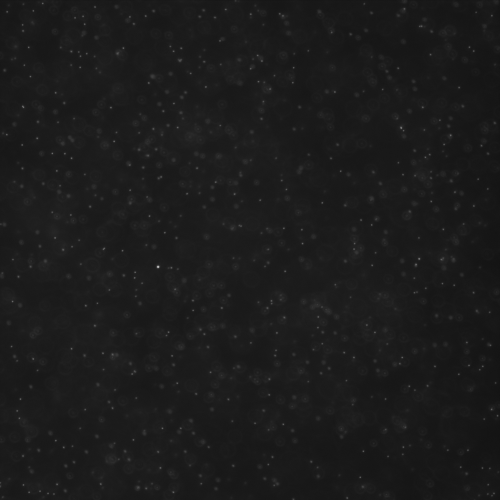
#> input picture upiv/p88.bmp, 1000 x 1000 px (shown at 1/2 size)
$ jupyter execute s0.ipynb   (shell and % lines are left out)   (older library calls are emulated)
#> lines starting #> are read from the running program, lines starting #| are printed output that depends on the picture; after the words box and inside, x2 and y2 are one past the last pixel; in counts of white or black regions, pixels touching at a corner belong together
[cell 1]

import matplotlib.pyplot as plt
import numpy as np
import cv2

[cell 2]
img = cv2.imread('p88.bmp')
#> img is the input picture: shape (1000, 1000, 3); min 18, max 210, mean 27.5

imgshape = (100,100,3)
simg = np.zeros(imgshape,dtype='uint8')
pimg = np.zeros(imgshape,dtype='uint8')

for r in range(imgshape[0]):
    for c in range(imgshape[1]):
        simg[r,c] = img[200+r,600+c]
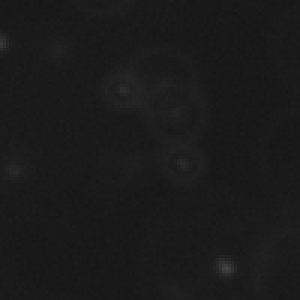
#> simg: shape (100, 100, 3) (shown 3 times larger); min 22, max 66, mean 26.3

# histogram cuts
lb = 30.5
hb = lb+1
#hb = 50.5

# clipping histogram
case = 2

if case == 1:
    for r in range(imgshape[0]):
        for c in range(imgshape[1]):
            if simg[r,c,0] < lb:
                pimg[r,c] = [0,0,0]
            elif simg[r,c,0] < hb:
                pimg[r,c] = simg[r,c]
            else:
                pimg[r,c] = [255,255,255]
                #pimg[r,c] = [0,0,0]

if case == 2:
    for r in range(imgshape[0]):
        for c in range(imgshape[1]):
            if simg[r,c,0] < lb:
                pimg[r,c] = [0,0,0]
            elif simg[r,c,0] < hb:
                pimg[r,c] = simg[r,c] + (230 - hb)
            else:
                #pimg[r,c] = [255,255,255]
                pimg[r,c] = [0,0,0]
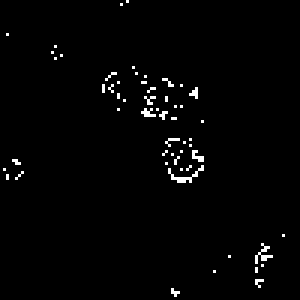
#> pimg: shape (100, 100, 3) (shown 3 times larger); values 0 (black) and 229 (white), 1.6% white in thin lines or dots

cv2.imwrite('sample.bmp', simg)
cv2.imwrite('processed.bmp', pimg)

plt.figure()
fig, axes = plt.subplots(2,2, figsize=(12,12))

axes[0,0].imshow(simg)
axes[0,1].imshow(pimg)

s = axes[1,1].hist(simg.flatten(),bins=256)
axes[1,1].set_xlim([20,60])

# dilation
kernel = np.ones((3,3),np.uint8)
dilation = cv2.dilate(pimg,kernel,iterations = 4)
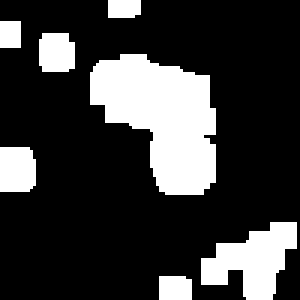
#> dilation: shape (100, 100, 3) (shown 3 times larger); values 0 (black) and 229 (white), 22.8% white; 7 white regions, largest, box (x1, y1, x2, y2) and area: (30, 18, 72, 65) 1268, (67, 74, 99, 100) 480, (0, 49, 12, 64) 172
axes[1,0].imshow(dilation)
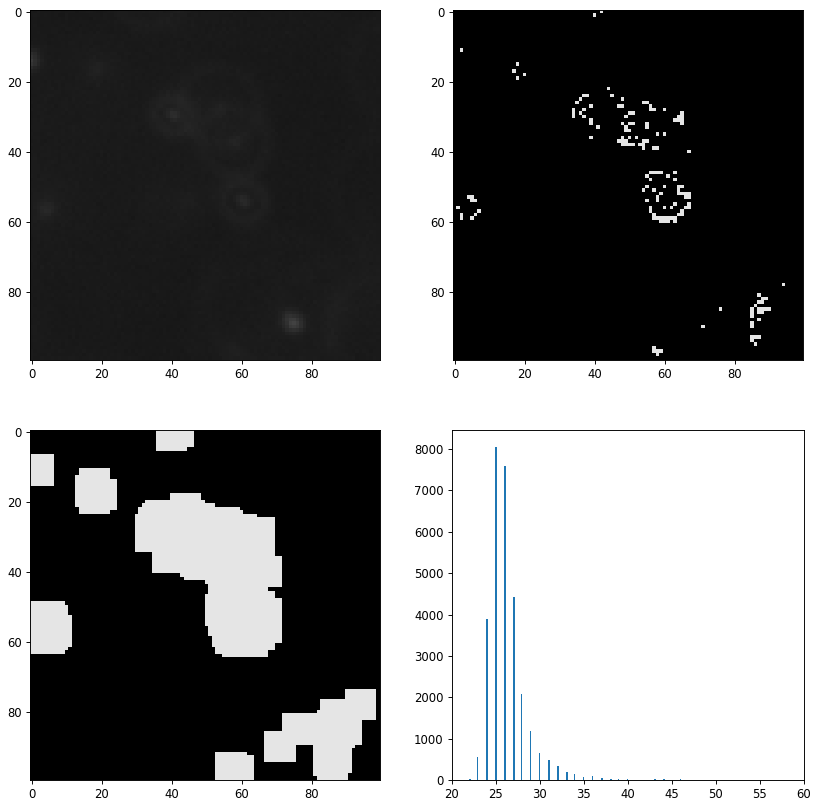
#> figure drawn by matplotlib, 4 panels; panel 4: tallest bar 8058 high, from x = 24.92 to 25.09

[cell 3]
gbs = 3

blur = cv2.GaussianBlur(pimg,(gbs,gbs),0)
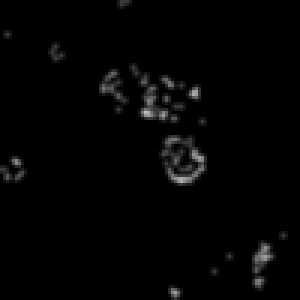
#> blur: shape (100, 100, 3) (shown 3 times larger); min 0, max 186, mean 3.7
edges = cv2.Canny(blur, 30, 55)
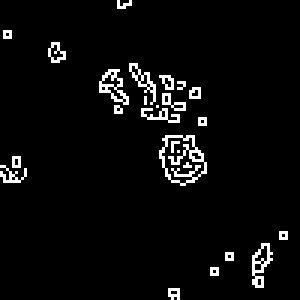
#> edges: shape (100, 100) (shown 3 times larger); 4.3% white in thin lines or dots
circles = cv2.HoughCircles(blur[:,:,0],cv2.cv.CV_HOUGH_GRADIENT,1,10,param1=5,param2=18,minRadius=0,maxRadius=0)
#> circles = [[60.5, 54.5, 6]]
#print circles

if circles is not None:
    for i in circles[0,:]:
        if i[2] < 10.5:
            # draw the outer circle
            cv2.circle(blur,(i[0],i[1]),i[2],(0,255,0),2)
            # draw the center of the circle
            cv2.circle(blur,(i[0],i[1]),2,(0,0,255),3)
#> this loop made 1 pass
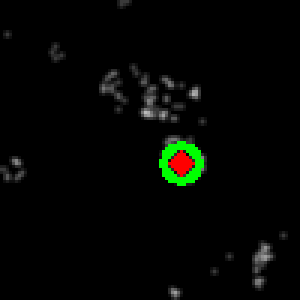
#> blur: shape (100, 100, 3) (shown 3 times larger); 1.53% of pixels changed, all inside (x1, y1, x2, y2) = (53, 47, 68, 62)

plt.figure()
fig, axes = plt.subplots(1,3, figsize=(24,8))
axes[0].imshow(pimg)
axes[1].imshow(blur)
axes[2].imshow(edges, cmap='gray')
